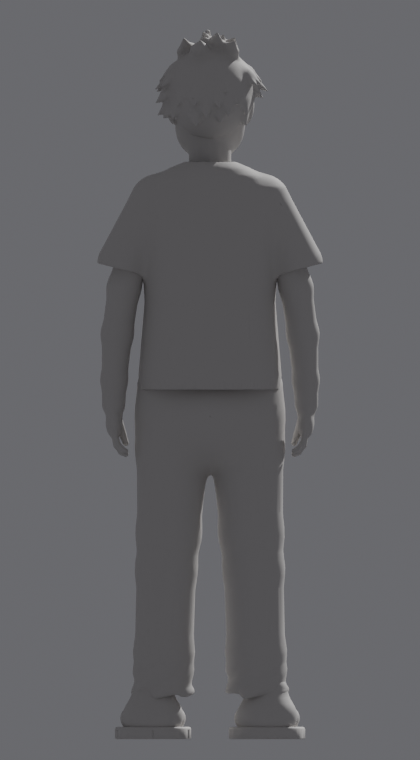
#> input picture assets3d/characters/nico/v5/clay/clay_back.png, 420 x 760 px
$ python compose.py clay/body.png clay/clay_back.png
#> lines starting #> are read from the running program, lines starting #| are printed output that depends on the picture
"""Review sheets for Nico v5 clay renders: the design sheet over the four clay views, and the detail close-ups.
Run: python3 compose.py <renders_dir> <sheet.png>"""
import sys
from PIL import Image
d, sheet = sys.argv[1].rstrip('/') + '/', sys.argv[2]
sh = Image.open(sheet).convert('RGB').crop((40, 0, 1260, 620))
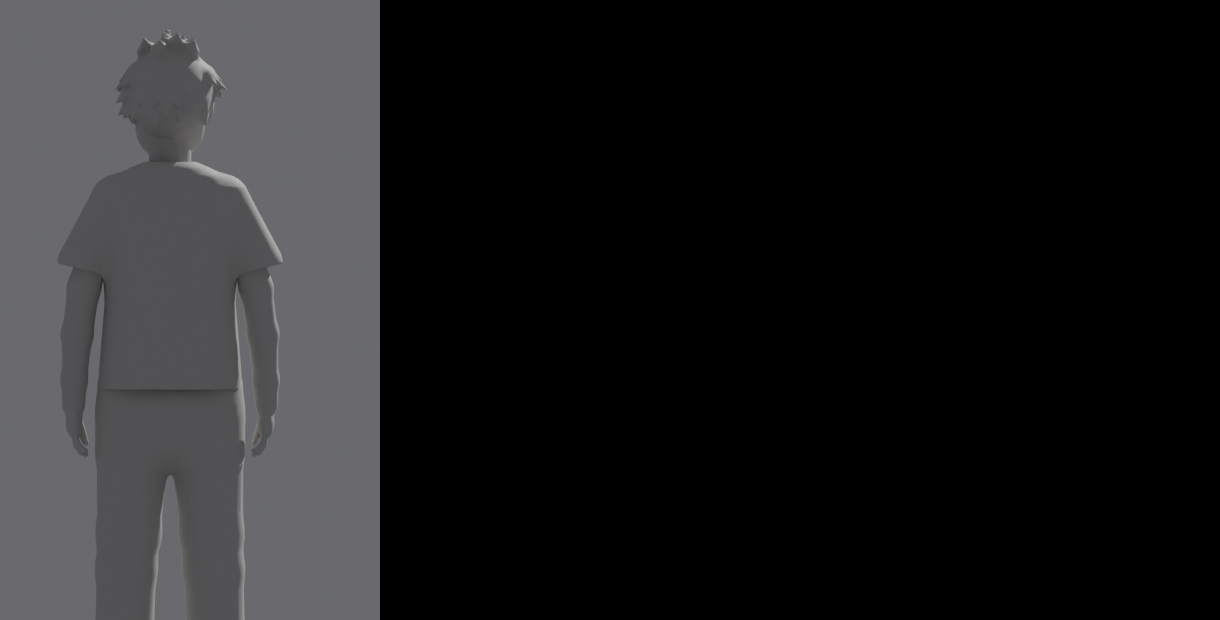
#> sh: PIL image 1220x620 RGB; mean R, G, B 30.4, 30.4, 31.3
#> (the run stopped early here; a loop or call above may not have finished)

$ run again, on assets3d/characters/nico/v5/clay/clay_feet.png
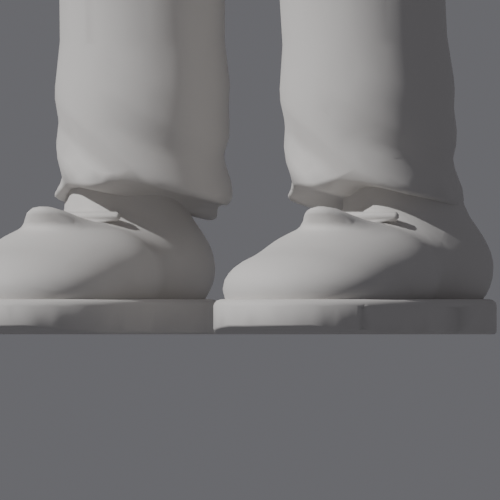
#> input picture assets3d/characters/nico/v5/clay/clay_feet.png, 500 x 500 px
#> `sh = Image.open(sheet).convert('RGB').crop((40, 0, 1260, 620))`:
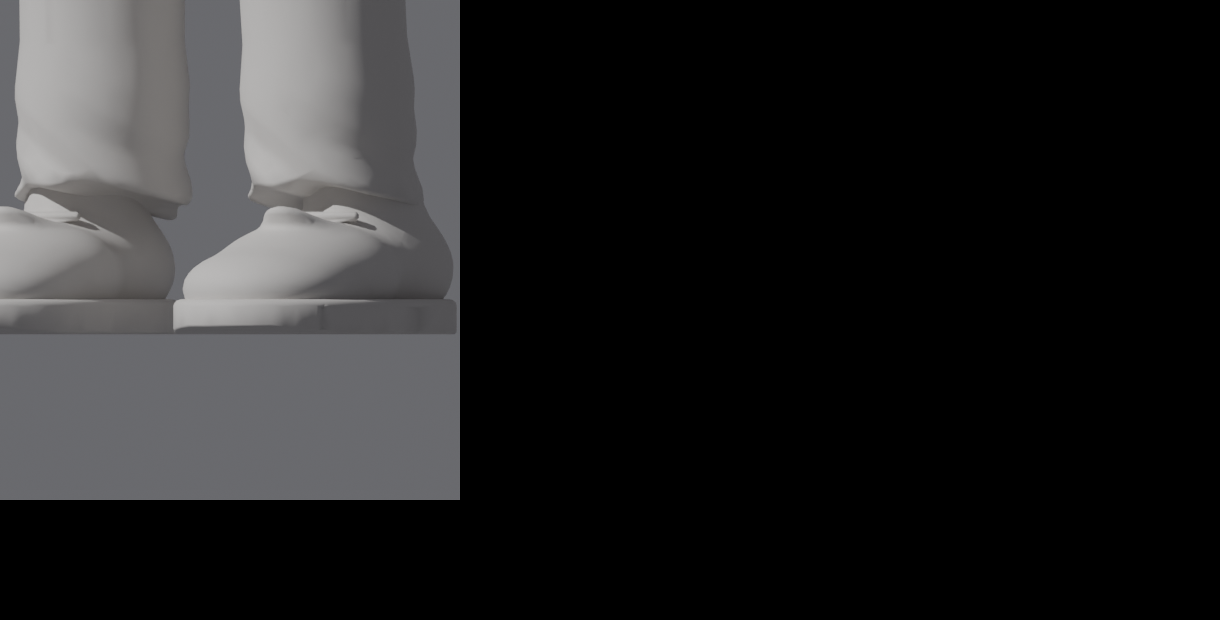
#> sh: PIL image 1220x620 RGB; mean R, G, B 35.9, 35.7, 36.1

$ run again, on assets3d/characters/nico/v5/clay/clay_front.png
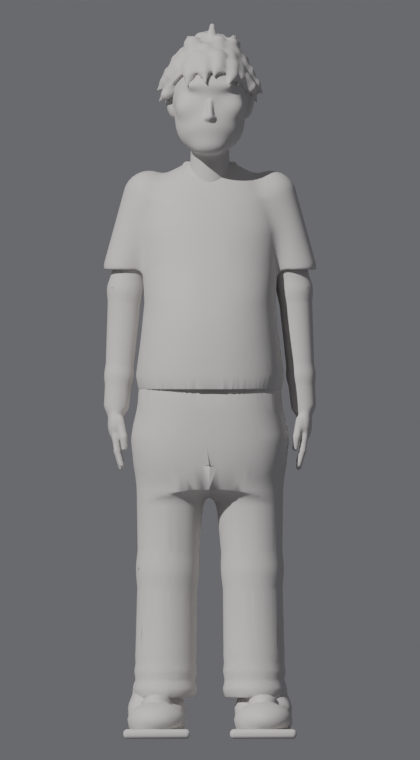
#> input picture assets3d/characters/nico/v5/clay/clay_front.png, 420 x 760 px
#> `sh = Image.open(sheet).convert('RGB').crop((40, 0, 1260, 620))`:
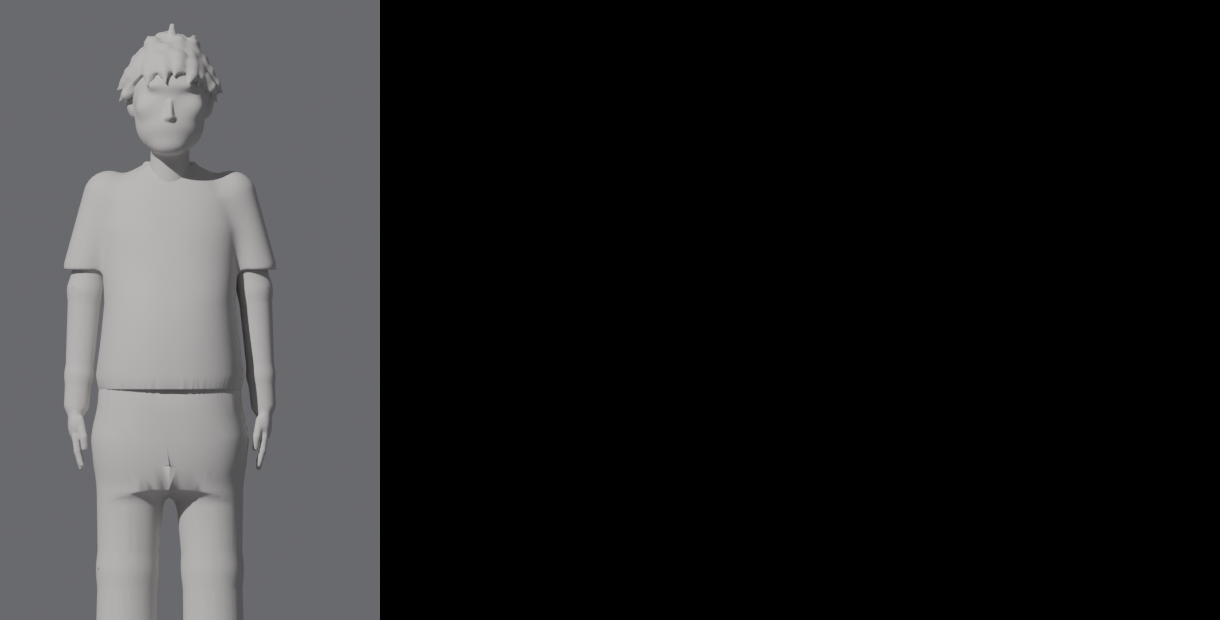
#> sh: PIL image 1220x620 RGB; mean R, G, B 38.6, 38.5, 39.2

$ run again, on assets3d/characters/nico/v5/clay/clay_hands.png
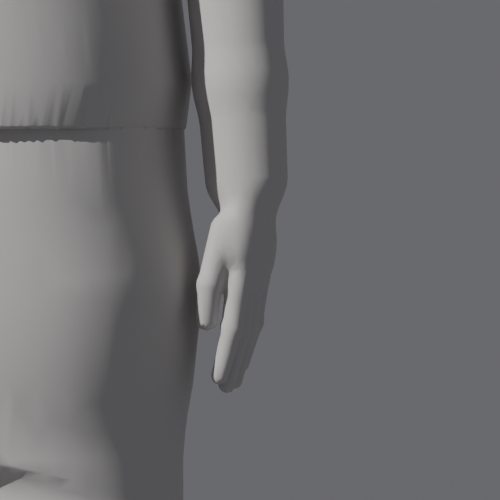
#> input picture assets3d/characters/nico/v5/clay/clay_hands.png, 500 x 500 px
#> `sh = Image.open(sheet).convert('RGB').crop((40, 0, 1260, 620))`:
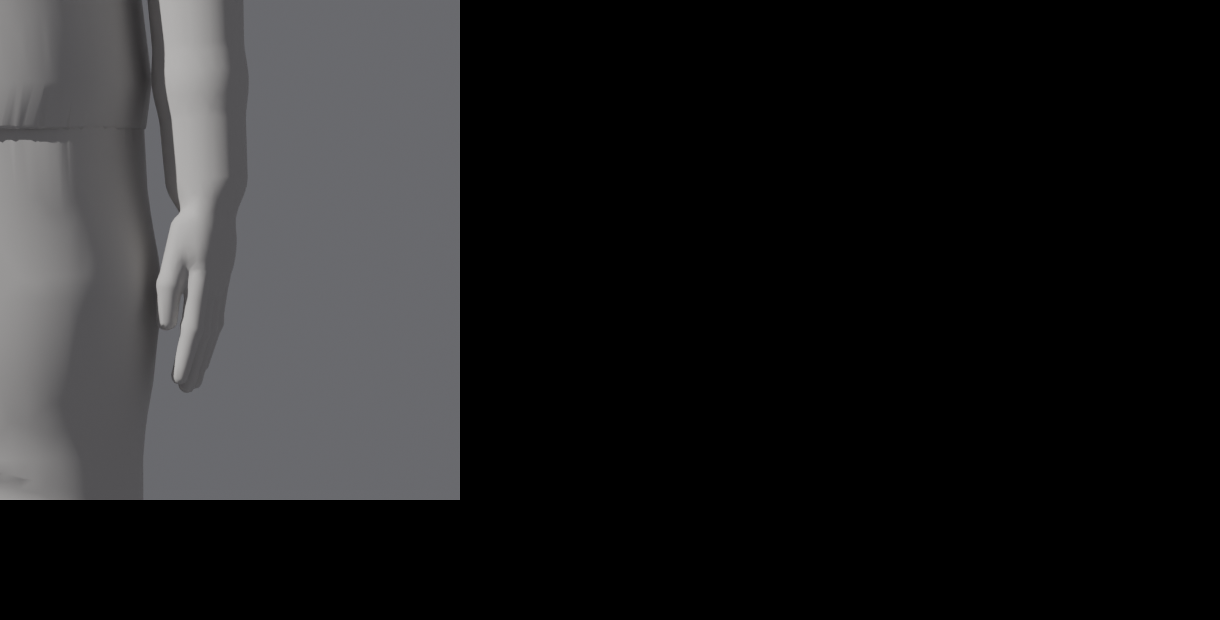
#> sh: PIL image 1220x620 RGB; mean R, G, B 32.4, 32.3, 33
